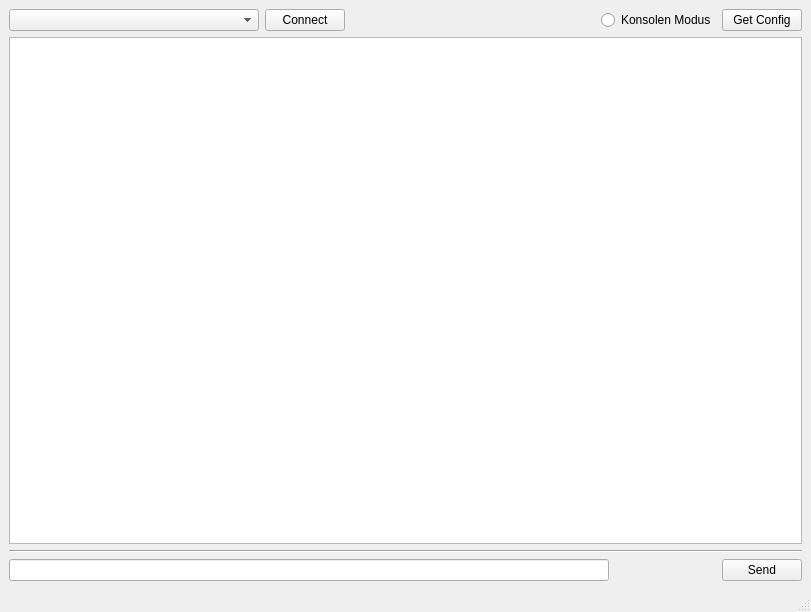
<?xml version="1.0" encoding="UTF-8"?>
<ui version="4.0">
 <class>MainWindow</class>
 <widget class="QMainWindow" name="MainWindow">
  <property name="geometry">
   <rect>
    <x>0</x>
    <y>0</y>
    <width>811</width>
    <height>612</height>
   </rect>
  </property>
  <property name="windowTitle">
   <string>fiz-o-matic configurator</string>
  </property>
  <widget class="QWidget" name="centralwidget">
   <layout class="QHBoxLayout" name="horizontalLayout_3">
    <item>
     <layout class="QVBoxLayout" name="verticalLayout" stretch="0,0,0,0">
      <property name="spacing">
       <number>-1</number>
      </property>
      <property name="sizeConstraint">
       <enum>QLayout::SetMaximumSize</enum>
      </property>
      <property name="leftMargin">
       <number>0</number>
      </property>
      <property name="topMargin">
       <number>0</number>
      </property>
      <property name="rightMargin">
       <number>0</number>
      </property>
      <property name="bottomMargin">
       <number>0</number>
      </property>
      <item>
       <layout class="QHBoxLayout" name="horizontalLayout">
        <item>
         <widget class="QComboBox" name="comboBox">
          <property name="sizePolicy">
           <sizepolicy hsizetype="Expanding" vsizetype="Fixed">
            <horstretch>0</horstretch>
            <verstretch>0</verstretch>
           </sizepolicy>
          </property>
         </widget>
        </item>
        <item>
         <widget class="QPushButton" name="pushButton">
          <property name="enabled">
           <bool>true</bool>
          </property>
          <property name="sizePolicy">
           <sizepolicy hsizetype="Fixed" vsizetype="Fixed">
            <horstretch>0</horstretch>
            <verstretch>0</verstretch>
           </sizepolicy>
          </property>
          <property name="text">
           <string>Connect</string>
          </property>
         </widget>
        </item>
        <item>
         <spacer name="horizontalSpacer">
          <property name="orientation">
           <enum>Qt::Horizontal</enum>
          </property>
          <property name="sizeHint" stdset="0">
           <size>
            <width>20</width>
            <height>20</height>
           </size>
          </property>
         </spacer>
        </item>
        <item>
         <widget class="QRadioButton" name="radioButton">
          <property name="text">
           <string>Konsolen Modus</string>
          </property>
          <property name="checked">
           <bool>false</bool>
          </property>
         </widget>
        </item>
        <item>
         <widget class="QPushButton" name="pushButton_getConfig">
          <property name="text">
           <string>Get Config</string>
          </property>
         </widget>
        </item>
       </layout>
      </item>
      <item>
       <widget class="QTextEdit" name="textEdit">
        <property name="sizePolicy">
         <sizepolicy hsizetype="Expanding" vsizetype="Expanding">
          <horstretch>0</horstretch>
          <verstretch>0</verstretch>
         </sizepolicy>
        </property>
        <property name="sizeIncrement">
         <size>
          <width>0</width>
          <height>0</height>
         </size>
        </property>
        <property name="layoutDirection">
         <enum>Qt::LeftToRight</enum>
        </property>
       </widget>
      </item>
      <item>
       <widget class="Line" name="line">
        <property name="orientation">
         <enum>Qt::Horizontal</enum>
        </property>
       </widget>
      </item>
      <item>
       <layout class="QHBoxLayout" name="horizontalLayout_2">
        <item>
         <widget class="QLineEdit" name="lineEdit">
          <property name="enabled">
           <bool>true</bool>
          </property>
          <property name="minimumSize">
           <size>
            <width>600</width>
            <height>0</height>
           </size>
          </property>
          <property name="inputMethodHints">
           <set>Qt::ImhNone</set>
          </property>
         </widget>
        </item>
        <item>
         <spacer name="horizontalSpacer_2">
          <property name="orientation">
           <enum>Qt::Horizontal</enum>
          </property>
          <property name="sizeHint" stdset="0">
           <size>
            <width>40</width>
            <height>20</height>
           </size>
          </property>
         </spacer>
        </item>
        <item>
         <widget class="QPushButton" name="pushButton_send">
          <property name="text">
           <string>Send</string>
          </property>
         </widget>
        </item>
       </layout>
      </item>
     </layout>
    </item>
   </layout>
  </widget>
  <widget class="QMenuBar" name="menubar">
   <property name="geometry">
    <rect>
     <x>0</x>
     <y>0</y>
     <width>811</width>
     <height>22</height>
    </rect>
   </property>
  </widget>
  <widget class="QStatusBar" name="statusbar"/>
 </widget>
 <resources/>
 <connections/>
</ui>
